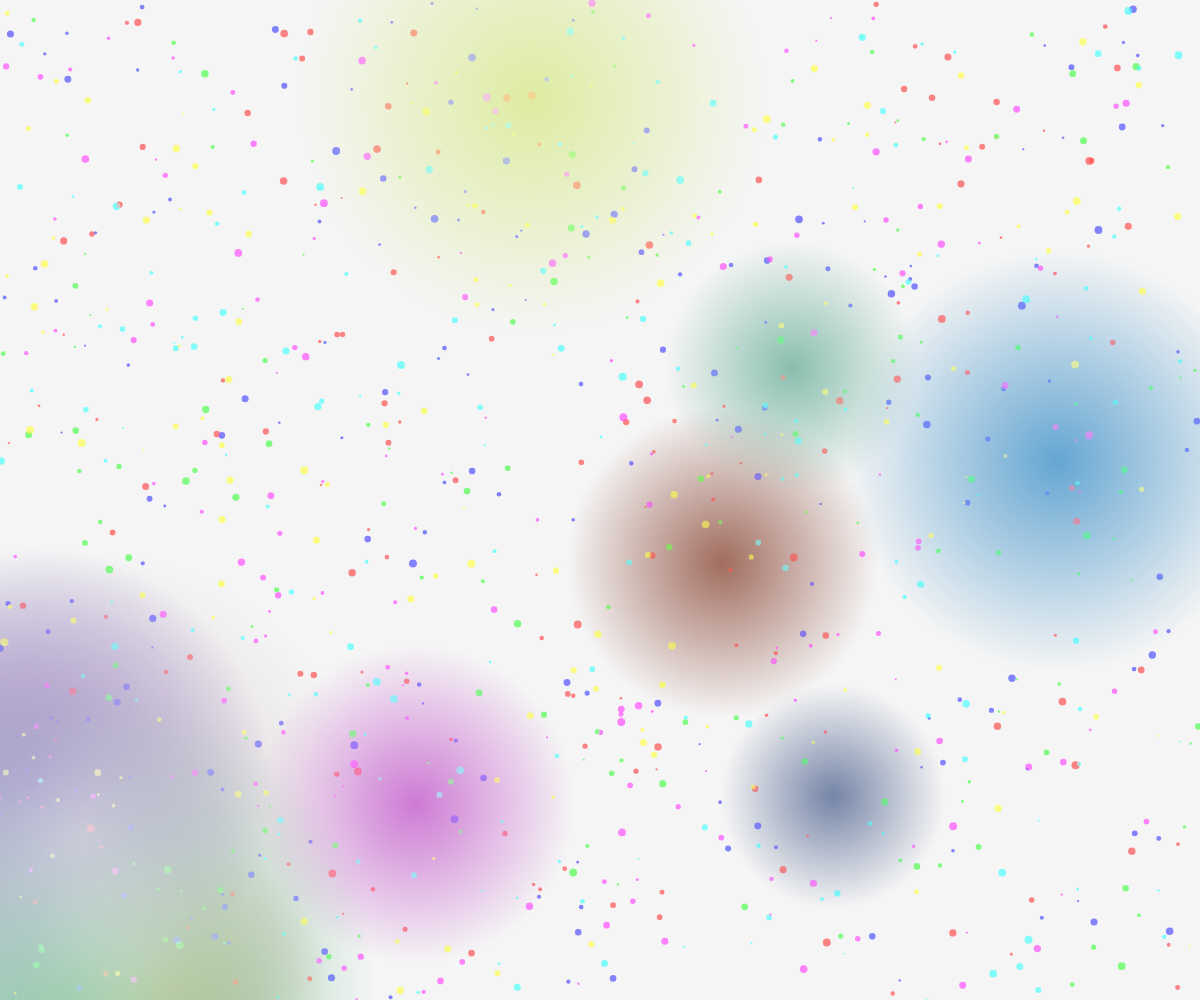
Frame 1 (no input)
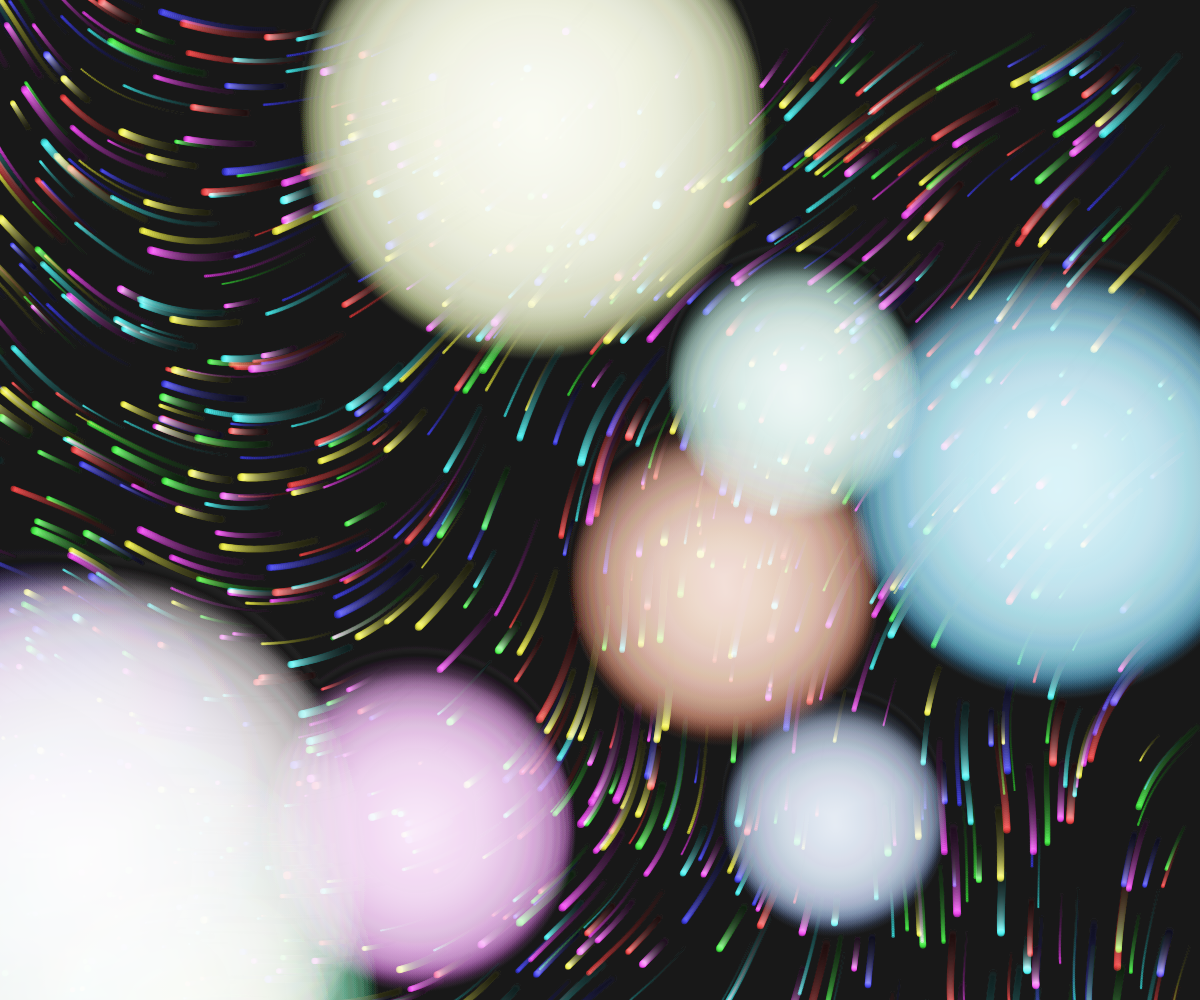
Frame 60 (no input)
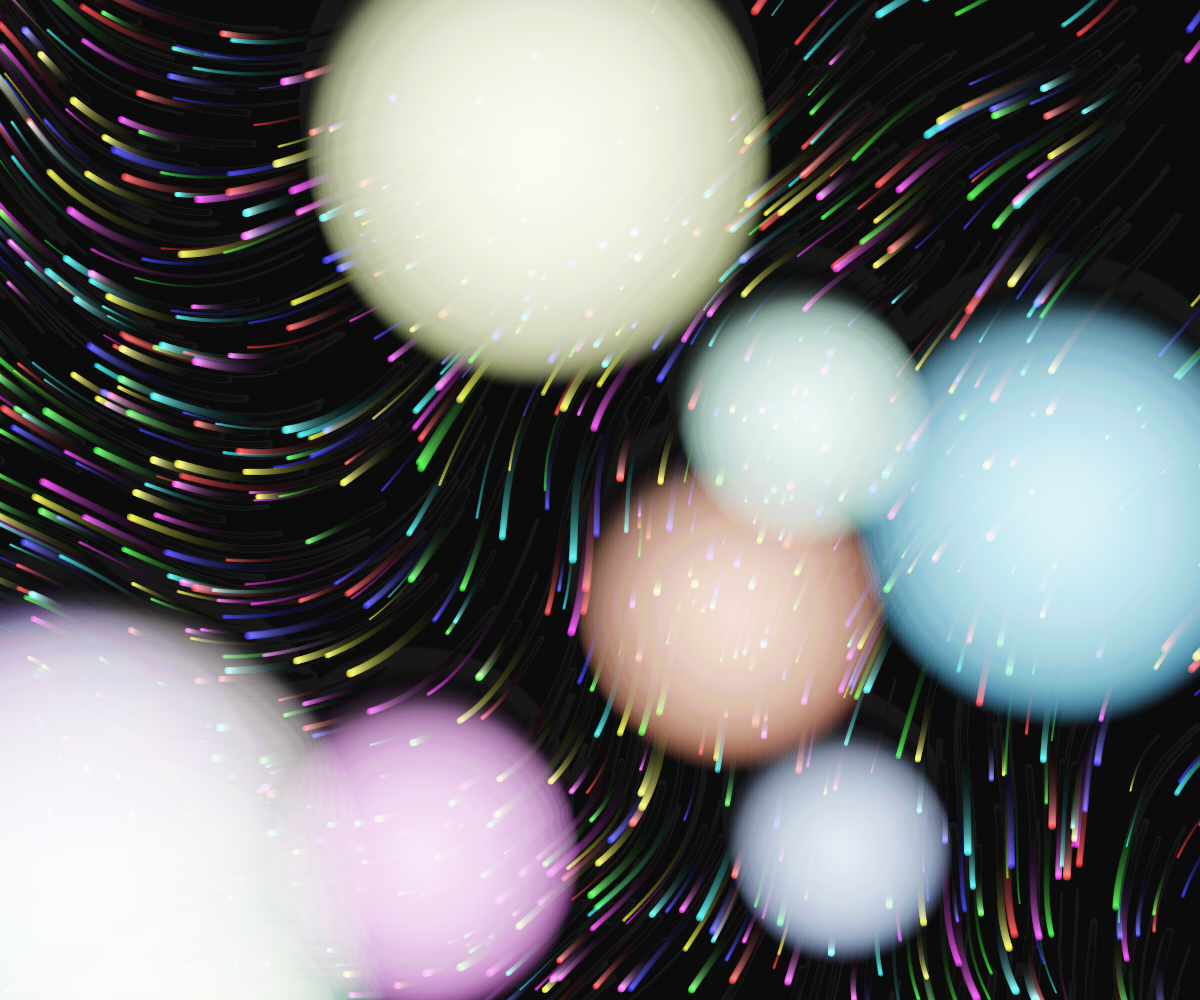
Frame 120 (the mouse pressed at the canvas centre since frame 60)

The p5.js sketch that drew these frames (run headless with seeded random() and noise() and a simulated clock; from frame 60 on, the mouse is pressed at the canvas centre):

// p5.js sketch
// ── sketch.js
let colors = [];
let particles = [];
const numParticles = 1000;
const colorPool = [
  [255, 50, 50],   // Red
  [50, 255, 50],   // Green
  [50, 50, 255],   // Blue
  [255, 255, 50],  // Yellow
  [255, 50, 255],  // Magenta
  [50, 255, 255]   // Cyan
];

function setup() {
  createCanvas(windowWidth, windowHeight);
  noStroke();
  
  // Initialize color pools
  for (let i = 0; i < 10; i++) {
    colors.push({
      r: random(50, 255),
      g: random(50, 255),
      b: random(50, 255),
      x: random(width),
      y: random(height),
      size: random(100, 300),
      speed: random(0.001, 0.005)
    });
  }
  
  // Initialize particles
  for (let i = 0; i < numParticles; i++) {
    particles.push({
      x: random(width),
      y: random(height),
      size: random(2, 8),
      color: random(colorPool),
      speed: random(0.5, 2),
      phase: random(TWO_PI)
    });
  }
}

function draw() {
  // Semi-transparent background for trail effect
  background(0, 10);
  
  // Update and display color pools
  for (let i = 0; i < colors.length; i++) {
    const c = colors[i];
    
    // Slowly move the pool centers
    c.x += sin(frameCount * c.speed) * 0.5;
    c.y += cos(frameCount * c.speed) * 0.5;
    
    // Draw a soft gradient circle for each pool
    drawingContext.globalCompositeOperation = 'screen';
    const gradient = drawingContext.createRadialGradient(
      c.x, c.y, 0,
      c.x, c.y, c.size
    );
    gradient.addColorStop(0, `rgba(${c.r}, ${c.g}, ${c.b}, 0.8)`);
    gradient.addColorStop(1, `rgba(${c.r}, ${c.g}, ${c.b}, 0)`);
    
    drawingContext.fillStyle = gradient;
    ellipse(c.x, c.y, c.size * 2);
  }
  
  // Update and display particles
  for (let i = 0; i < particles.length; i++) {
    const p = particles[i];
    
    // Slow movement with noise-based trajectory
    const angle = noise(p.x * 0.001, p.y * 0.001, frameCount * 0.001) * TWO_PI;
    p.x += cos(angle) * p.speed;
    p.y += sin(angle) * p.speed;
    
    // Wrap around edges
    if (p.x < -50) p.x = width + 50;
    if (p.x > width + 50) p.x = -50;
    if (p.y < -50) p.y = height + 50;
    if (p.y > height + 50) p.y = -50;
    
    // Draw particle
    fill(p.color[0], p.color[1], p.color[2], 150);
    ellipse(p.x, p.y, p.size);
  }
  
  drawingContext.globalCompositeOperation = 'source-over';
}

function windowResized() {
  resizeCanvas(windowWidth, windowHeight);
}
